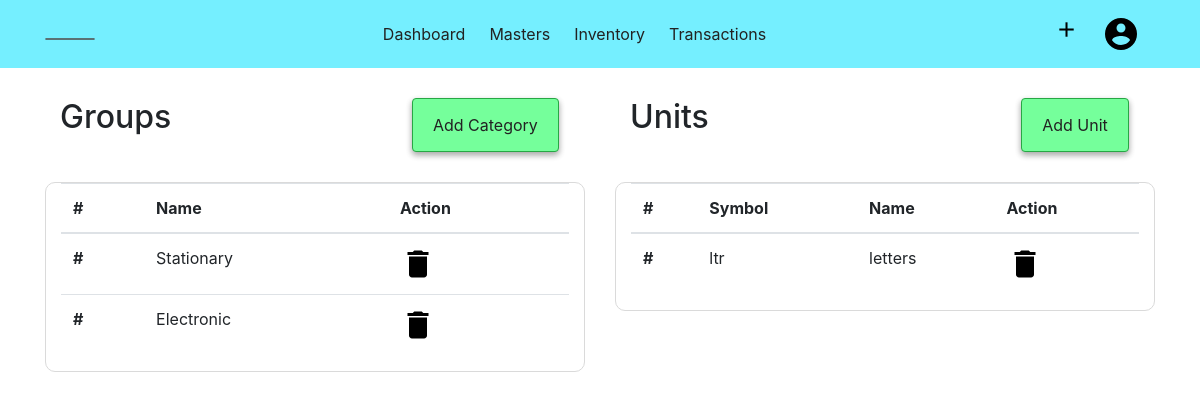
/category_unit (signed in), run on an earlier commit of the app's database.
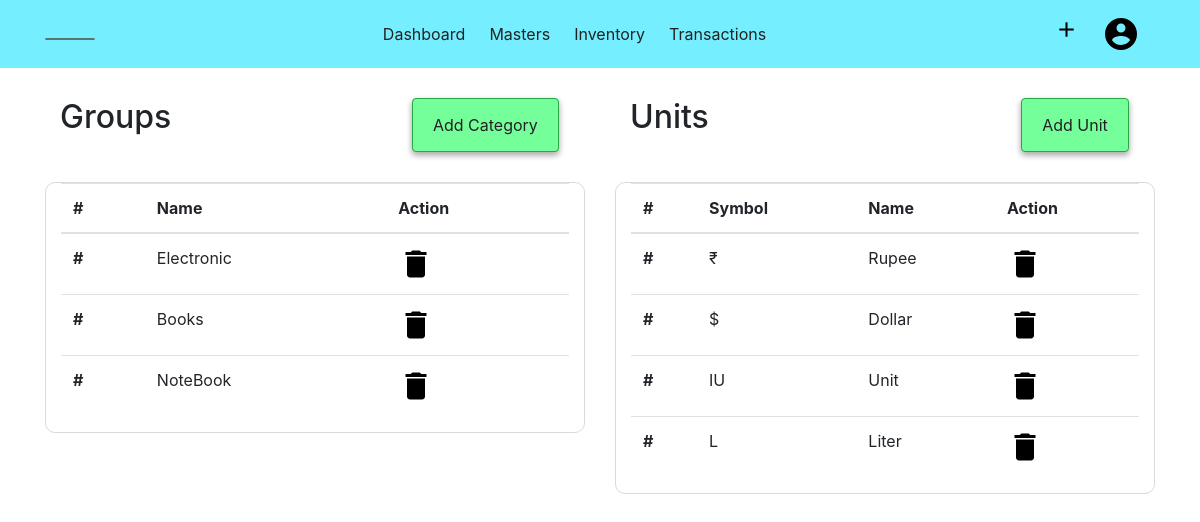
And on a later commit of the database.
### acsystem/models.py (models this page shows)
class Productcategory(db.Model):
    id = db.Column(db.Integer, primary_key=True)
    name = db.Column(db.String(40), nullable=False)
    products = db.relationship('Product', backref='undercategory', lazy=True, cascade="all, delete-orphan")
    company_id = db.Column(db.Integer, db.ForeignKey('company.id', ondelete="CASCADE"), nullable=False)

class Unit(db.Model):
    id = db.Column(db.Integer, primary_key=True)
    symbol = db.Column(db.String(10), nullable=False)
    name = db.Column(db.String(40))
    products = db.relationship('Product', backref='underunit', lazy=True, cascade="all, delete-orphan")
    company_id = db.Column(db.Integer, db.ForeignKey('company.id', ondelete="CASCADE"), nullable=False)

### acsystem/product/routes.py (the view)
@products.route("/category_unit", methods=['GET','POST'])
@login_required
def categoryunit():
    if current_user.activecompany == 0:
        flash(f"No Company is Activated! ","warning")
        return redirect(url_for('company.companies'))
    form = ProductCategoryForm()
    form2 = UnitForm()
    if form2.validate_on_submit():
        unit = Unit(symbol = form2.symbol.data, name = form2.name.data, company_id = current_user.activecompany)
        db.session.add(unit)
        db.session.commit()
        flash(f"Unit Added Successfully!","success")
        return redirect(url_for("products.categoryunit"))
    if form.validate_on_submit():
        category = Productcategory(name = form.name.data, company_id = current_user.activecompany)
        db.session.add(category)
        db.session.commit()
        flash(f"Product Category {form.name.data} Added Successfully!","success")
        return redirect(url_for('products.categoryunit'))
    pcs = Productcategory.query.filter_by(company_id = current_user.activecompany).all()
    units = Unit.query.filter_by(company_id = current_user.activecompany).all()
    return render_template('producttemplate/categoryunit.html', title="Product Categories and Units", form=form, form2=form2, pcs=pcs, units=units)

### acsystem/models.py (called while the page is built)
@login_manager.user_loader
def load_user(user_id):
    return User.query.get(int(user_id))

### acsystem/templates/producttemplate/categoryunit.html (shortened to what this page needs)
{% from "renderfield.html" import render_field, render_doublefield %}
{% extends "layout.html"%}
{% block content %}
<div class="container">
    <div class="row">
        <div class="col-sm">
            <div class="container-fluid">
                <h2 class="float-left">Groups</h2>
                <ul class="nav justify-content-end">
                    <li class="btn btn-success">
                        <a class="nav-link" data-toggle="modal" data-target="#createcategory">Add Category</a>
                    </li>
                </ul>
            </div>
            <div class="container-fluid" style="border:1px solid rgb(218, 218, 218); border-radius:10px;">
                <table class="table table-hover">
                    <thead>
                        <tr>
                            <th scope="col">#</th>
                            <th scope="col">Name</th>
                            <th scope="col">Action</th>
                        </tr>
                    </thead>
                    <tbody>
                        {% for pc in pcs %}
                        <tr>
                            <th scope="row">#</th>
                            <td>{{ pc.name }}</td>
                            <td class="deletecategory">
                                <img style="cursor:pointer;" data-toggle="modal" data-target="#deletecategory"
                                    src="{{ url_for('static',filename='images/delete.png') }}" alt="Delete">
                            </td>
                            {% endfor %}
                    </tbody>
                </table>
            </div>
        </div>
        <div class="col-sm">
            <div class="container-fluid">
                <h2 class="float-left">Units</h2>
                <ul class="nav justify-content-end">
                    <li class="btn btn-success">
                        <a class="nav-link" data-toggle="modal" data-target="#createunit">Add Unit</a>
                    </li>
                </ul>
            </div>
            <div class="container-fluid" style="border:1px solid rgb(218, 218, 218); border-radius:10px;">
                <table class="table table-hover">
                    <thead>
                        <tr>
                            <th scope="col">#</th>
                            <th scope="col">Symbol</th>
                            <th scope="col">Name</th>
                            <th scope="col">Action</th>
                        </tr>
                    </thead>
                    <tbody>
                        {% for unit in units %}
                        <tr>
                            <th scope="row">#</th>
                            <td>{{ unit.symbol }}</td>
                            <td>{{ unit.name }}</td>
                            <td class="deleteunit">
                                <img style="cursor:pointer;" data-toggle="modal" data-target="#deleteunit"
                                    src="{{ url_for('static',filename='images/delete.png') }}" alt="Delete">
                            </td>
                            {% endfor %}
                    </tbody>
                </table>
            </div>
        </div>
    </div>
</div>
{% endblock content %}

### acsystem/templates/layout.html (shortened to what this page needs)
{% extends "header.html" %}
{% block body %}
<nav class="navbar navbar-expand-lg">
    <div class="container">
        <ul class="navbar-nav">
            <li>
                {% if activecomp %}
                <a class="navbar-brand" href="{{ url_for('company.companies') }}">{{ activecomp.companyname }} </a>
                {% else %}
                <a class="navbar-brand" href="{{ url_for('company.companies') }}">Select Company </a>
                {% endif %}
            </li>
        </ul>
        <ul class="navbar-nav">
            <li class="nav-item">
                <a class="nav-link" href="{{ url_for('users.dashboard')}}">Dashboard</a>
            </li>
            <li class="nav-item dropdown">
                <a class="nav-link dropdown-toggle" href="#" id="drop1" data-toggle="dropdown">
                    Masters
                </a>
            </li>
            <li class="nav-item dropdown">
                <a class="nav-link dropdown-toggle" href="#" id="drop2" data-toggle="dropdown">
                    Inventory
                </a>
            </li>
            <li class="nav-item dropdown">
                <a class="nav-link dropdown-toggle" href="#" id="drop2" data-toggle="dropdown">
                    Transactions
                </a>
            </li>
        </ul>
        <ul class="navbar-nav">
            <li class="nav-item dropdown">
                <a class="nav-link dropdown-toggle" href="#" id="dropadd" data-toggle="dropdown">
                    <img src="{{url_for('static', filename='images/add.png')}}" alt="+" width="25px;"></a>
            </li>
            <li class="nav-item dropdown">
                <a class="nav-link dropdown-toggle" href="#" id="dropaccount" data-toggle="dropdown">
                    <img src="{{ url_for('static', filename='images/user.png')}}" alt="Account">
                </a>
            </li>
        </ul>
    </div>
</nav>
    {% block content%} {% endblock %}
{% endblock %}

### acsystem/templates/header.html (shortened to what this page needs)
<!DOCTYPE html>
<html lang="en">
<head>
    <link rel="stylesheet" href="{{url_for('static', filename='bootstrap.css')}}">
    <link rel="stylesheet" href="{{url_for('static', filename='main.css')}}">
    <link rel="stylesheet" href="{{url_for('static', filename='style.css')}}">
    <link rel="stylesheet" href="https:/cdnjs.cloudflare.com/ajax/libs/toastr.js/latest/toastr.min.css">
</head>
<body>
        {% block body%} {% endblock %}
</body>
</html>

### acsystem/static/main.css (style rules this page uses)
a { color: rgb(34, 34, 34) !important; }

### acsystem/static/style.css (style rules this page uses)
.btn { -webkit-box-shadow: 0 3px 6px rgba(0, 0, 0, 0.16), 0 3px 6px rgba(0, 0, 0, 0.23); box-shadow: 0 3px 6px rgba(0, 0, 0, 0.16), 0 3px 6px rgba(0, 0, 0, 0.23); }
.dropdown ::after { display: none !important; }
.navbar-brand { color: rgba(0, 0, 0, 0.822); border: 1px solid rgba(83, 83, 83, 0.8); border-radius: 30px; padding: 0 1.5rem; }
.nav-item { display: block; padding-right: .5rem; }
.navbar-nav { -webkit-box-orient: horizontal !important; -webkit-box-direction: normal !important; -ms-flex-direction: row !important; flex-direction: row !important; }
.nav-link { color: rgba(12, 12, 12, 0.76); padding: .5rem !important; }
.navbar { background-color: #75efff; }
.btn { margin: 0 .7rem; }
.btn-success { background-color: #75ff9b !important; }
.container-fluid { margin-top: 30px !important; }

What changed in the data, as far as the page shows it:
removed Productcategory: name "Stationary"
removed Unit: symbol "ltr", name "letters"
added Productcategory: name "Books"
added Productcategory: name "NoteBook"
added Unit: symbol "₹", name "Rupee"
added Unit: symbol "$", name "Dollar"
added Unit: symbol "IU", name "Unit"
added Unit: symbol "L", name "Liter"
